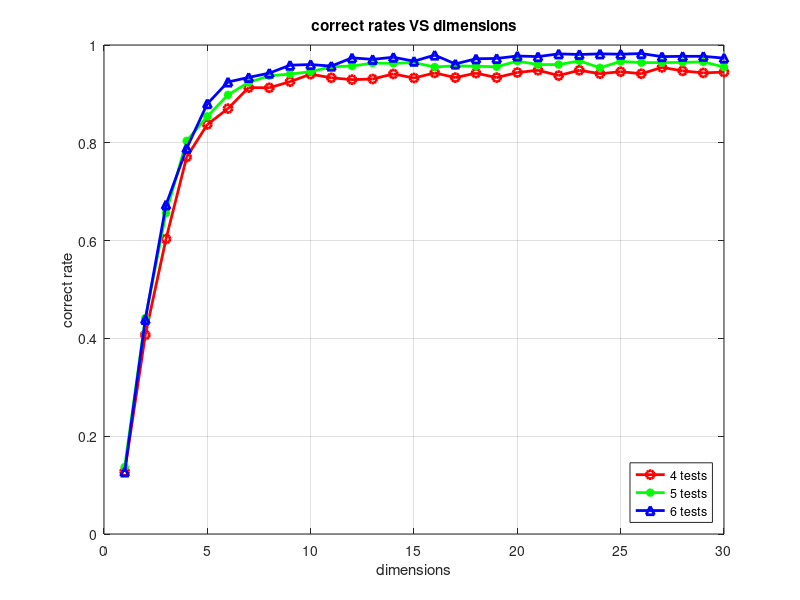

Recreate this plot in MATLAB.

% draw recognition rate VS dimension change.


close all;

load dimensionCurve.mat;

figure('Name', 'rate-vs-dimension');

plot(correctRateMatrix(4,:),'-ro','LineWidth',2); hold on;
plot(correctRateMatrix(5,:),'-g*','LineWidth',2); hold on;
plot(correctRateMatrix(6,:),'-b^','LineWidth',2); hold on;
grid on;

legend('4 tests', '5 tests', '6 tests' , 'Location','southeast');
title('correct rates VS dimensions');
xlabel('dimensions');
ylabel('correct rate');
